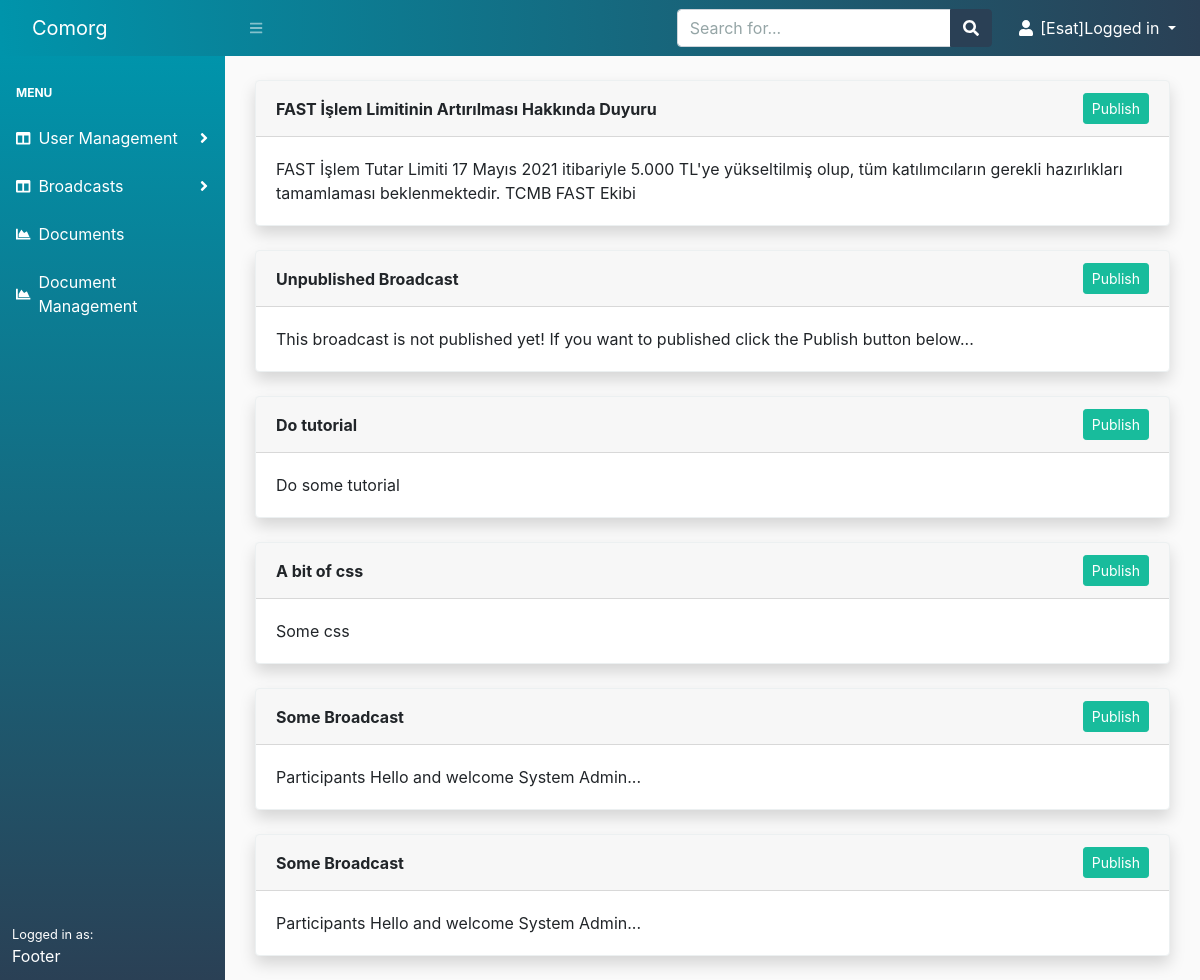
/communications/unpublished/ (signed in), run on an earlier commit of the app's database.
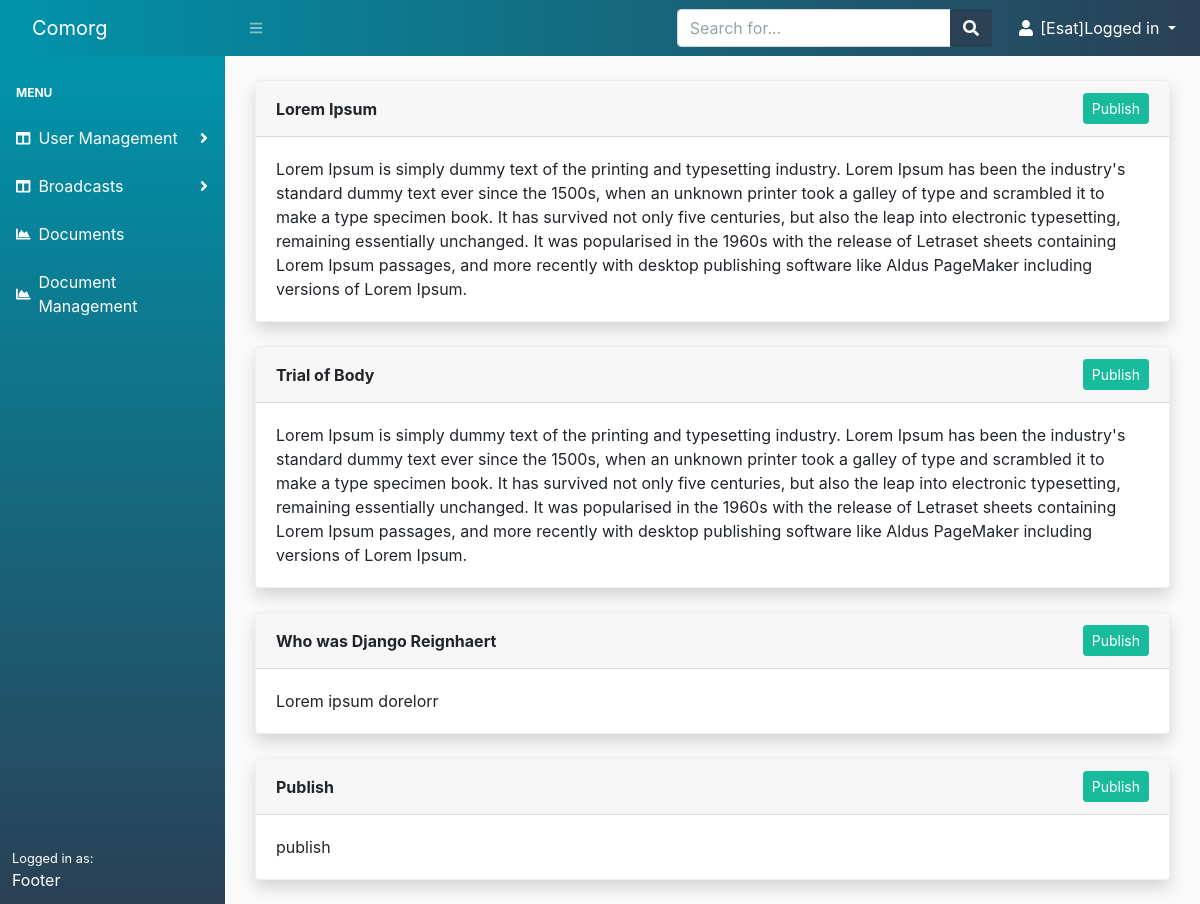
And on a later commit of the database.
### communication/models.py (models this page shows, shortened)
class Broadcast(models.Model):
    user = models.ForeignKey(User, on_delete=models.DO_NOTHING, related_name='broadcasts')
    title = models.CharField(max_length=250)
    body = models.TextField(blank=True, null=True)  # TODO: Add rich text widget here
    created = models.DateTimeField(auto_now_add=True)
    published = models.DateTimeField(blank=True, null=True)
    last_updated = models.DateTimeField(auto_now=True)
    is_published = models.BooleanField(default=False, verbose_name='Publish immediately')
    class Meta:
        db_table = 'broadcasts'
        ordering = ['-published']

### communication/views.py (the view)
# urls.py: path('unpublished/', views.list_unpublished, name='list_unpublished'),
@login_required
def list_unpublished(request):
    broadcasts = Broadcast.objects.filter(is_published=False)
    return render(
        request,
        'communication/broadcast/unpublished.html',
        {
            'broadcasts': broadcasts
        }
    )

### communication/templates/communication/broadcast/unpublished.html (shortened to what this page needs)
{% extends 'core/base.html' %}
{% block content %}
<div class="container-fluid">
    {% for broadcast in broadcasts %}
        <div class="card border-light shadow mb-4">
            <div class="card-header d-flex justify-content-between align-items-center">
                <div>
                    <strong>{{ broadcast.title }}</strong>
                </div>
                <div>
                    {% if perms.communication.change_broadcast %}
                        <a href="{% url 'communication:publish' broadcast.id %}" class="btn btn-success btn-sm ml-2">Publish</a>
                    {% endif %}
                </div>
            </div>
            <div class="card-body">
                <div class="card-text">
                    {{ broadcast.body }}
                </div>
            </div>
        </div>
    {% empty %}
        <div>
            <p>No broadcasts!</p>
        </div>
    {% endfor %}
</div>
{% endblock %}

What changed in the data, as far as the page shows it:
no longer on this page (row edited): Broadcast: title "FAST İşlem Limitinin Artırılması Hakkında Duyuru", body "FAST İşlem Tutar Limiti 17 Mayıs 2021 itibariyle 5.000 TL'ye yükseltilmiş olup, tüm katılımcıların gerekli hazırlıkları tamamlaması beklenmektedir. TCMB FAST Ekibi"
no longer on this page (row edited): Broadcast: title "Unpublished Broadcast", body "This broadcast is not published yet! If you want to published click the Publish button below..."
no longer on this page (row edited): Broadcast: title "Do tutorial", body "Do some tutorial"
no longer on this page (row edited): Broadcast: title "A bit of css", body "Some css"
no longer on this page (row edited): Broadcast: title "Some Broadcast", body "Participants Hello and welcome System Admin..."
no longer on this page (row edited): Broadcast: title "Some Broadcast", body "Participants Hello and welcome System Admin..."
now on this page (row edited): Broadcast: title "Lorem Ipsum", body "Lorem Ipsum is simply dummy text of the printing and typesetting industry. Lorem Ipsum has been the industry's standard dummy text ever since the 1500s, when an unknown printer took a galley of type and scrambled it to make a type specimen book. It has survived not only five centuries, but also the leap into electronic typesetting, remaining essentially unchanged. It was popularised in the 1960s with the release of Letraset sheets containing Lorem Ipsum passages, and more recently with desktop publishing software like Aldus PageMaker including versions of Lorem Ipsum."
now on this page (row edited): Broadcast: title "Trial of Body", body "Lorem Ipsum is simply dummy text of the printing and typesetting industry. Lorem Ipsum has been the industry's standard dummy text ever since the 1500s, when an unknown printer took a galley of type and scrambled it to make a type specimen book. It has survived not only five centuries, but also the leap into electronic typesetting, remaining essentially unchanged. It was popularised in the 1960s with the release of Letraset sheets containing Lorem Ipsum passages, and more recently with desktop publishing software like Aldus PageMaker including versions of Lorem Ipsum."
now on this page (row edited): Broadcast: title "Who was Django Reignhaert", body "Lorem ipsum dorelorr"
added Broadcast: title "Publish", body "publish"
